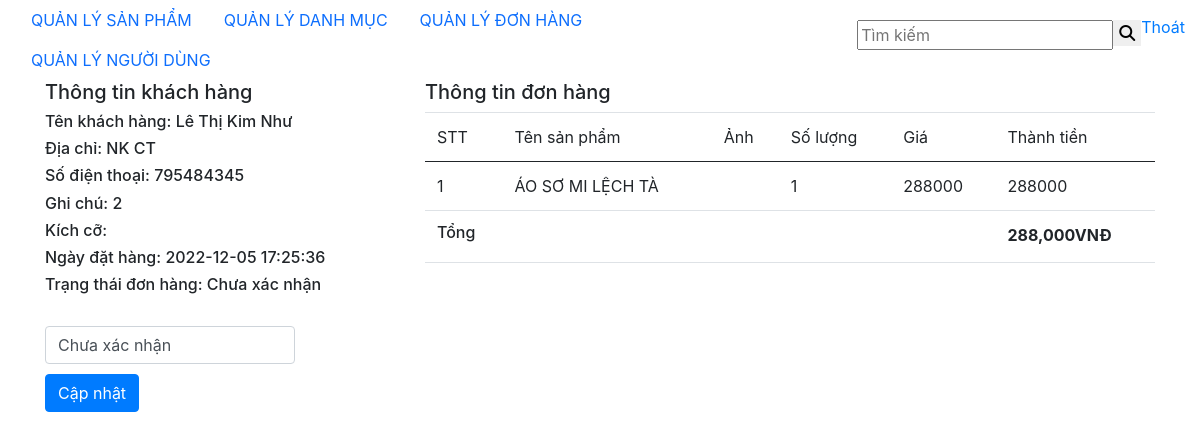
The app's page /admin/order-detail.php?id=110 with its own data.
### tables this page shows
CREATE TABLE `users` (
  `id` int(11) NOT NULL,
  `username` varchar(100) NOT NULL,
  `fullname` varchar(50) NOT NULL,
  `email` varchar(100) NOT NULL,
  `password` varchar(100) NOT NULL
);

CREATE TABLE `order` (
  `id` int(10) NOT NULL,
  `id_user` varchar(10) NOT NULL,
  `note` text NOT NULL,
  `address` varchar(50) NOT NULL,
  `phone` int(20) NOT NULL,
  `total` float NOT NULL,
  `status` int(11) NOT NULL,
  `date` datetime NOT NULL
);

CREATE TABLE `order_detail` (
  `id` int(10) NOT NULL,
  `id_or` int(10) NOT NULL,
  `id_pro` int(10) NOT NULL,
  `quantity` int(10) NOT NULL,
  `price` int(10) NOT NULL
);

CREATE TABLE `products` (
  `pr_id` int(50) NOT NULL,
  `pr_name` varchar(50) NOT NULL,
  `image` longblob NOT NULL,
  `price` int(100) NOT NULL,
  `percent` int(20) NOT NULL,
  `sale_price` int(20) NOT NULL,
  `quantity` int(50) NOT NULL,
  `description` varchar(50) NOT NULL,
  `brand_id` int(5) NOT NULL
);

### cart-function.php (called while the page is built, shortened)
<?php
    function total_price($cart){
        $total_price = 0;
        foreach ($cart as $key => $value){
            $total_price += $value['quantity'] * $value['price'];
        }
        return $total_price;
    }
?>

### admin/order-detail.php (the view, shortened to what this page needs)
<?php
    include 'header.php';
    include 'admin_server.php';
    include '../cart-function.php';
    if(isset($_GET['id'])){
        $id = $_GET['id'];
        $query_order = mysqli_query($db, "SELECT * FROM `order` WHERE `id` = $id");
        $order = mysqli_fetch_assoc($query_order);
        $id_user = $order['id_user'];
        $query_customer = mysqli_query($db, "SELECT * FROM `users` WHERE `id` = $id_user");
        $customer = mysqli_fetch_assoc($query_customer);
        $product = mysqli_query($db, "SELECT order_detail.id_or, order_detail.price, order_detail.quantity,
        products.image, products.pr_name FROM order_detail JOIN products ON order_detail.id_pro = products.pr_id
        WHERE order_detail.id_or = $id ");
    }
?>
<!DOCTYPE html>
<html lang="en">
<head>
    <link rel="stylesheet" href="https://cdn.jsdelivr.net/npm/bootstrap@4.3.1/dist/css/bootstrap.min.css">
</head>
<body>
<div class="container">
    <div class="row">
        <div class="col-md-4">
            <div class="panel panel-info">
                <div class="panel-heading">
                    <h5 class="panel-title">Thông tin khách hàng</h5>
                </div>
                <div class="panel-boy text-left">
                    <h6>Tên khách hàng: <?php echo $customer['fullname']?></h6>
                    <h6>Địa chỉ: <?php echo $order['address']?></h6>
                    <h6>Số điện thoại: <?php echo $order['phone']?></h6>
                    <h6>Ghi chú: <?php echo $order['note']?></h6>
                    <h6>Kích cỡ: <?php echo $order['size']?></h6>
                    <h6>Ngày đặt hàng: <?php echo $order['date']?></h6>
                    <h6>Trạng thái đơn hàng: <?php if($order['status'] == 0){?>
                            Chưa xác nhận
                        <?php }elseif($order['status'] == 1){?>
                            Đã xác nhận
                            <?php }elseif($order['status'] == 2){?>
                                Đang giao hàng
                                <?php }elseif($order['status'] == 3){?>
                                    Giao hàng thành công
                                    <?php }elseif($order['status'] == 4){?>
                                        Giao hàng không thành công
                                        <?php }?>
                    </h6>
                        <form action="" method="post">
                            <select name="status" id="" class="form-control" style="width:250px; margin-bottom:10px;">
                                <option value="0">Chưa xác nhận</option>
                            </select>
                            <button class="btn btn-primary">Cập nhật</button>
                        </form>
                </div>
            </div>
        </div>
        <div class="col-md-8">
            <div class="panel panel-info">
                <div class="panel-heading">
                    <h5 class="panel-title">Thông tin đơn hàng</h5>
                </div>
                <div class="panel-body">
                    <table class="table table-hover">
                        <thead>
                            <tr>
                                <td>STT</td>
                                <td>Tên sản phẩm</td>
                                <td>Ảnh</td>
                                <td>Số lượng</td>
                                <td>Giá</td>
                                <td>Thành tiền</td>
                            </tr>
                        </thead>
                        <tbody>
                            <?php foreach ($product as $key => $value):?>
                                <tr>
                                    <td><?php echo $key +1?></td>
                                    <td><?php echo $value['pr_name']?></td>
                                    <td><img src="images/<?php echo $value['image']?>" alt="" width="100px"></td>
                                    <td><?php echo $value['quantity']?></td>
                                    <td><?php echo $value['price']?></td>
                                    <td><?php echo $value['quantity']*$value['price']?></td>
                                </tr>
                            <?php endforeach ?>
                            <tr>
                                <td><h6>Tổng</h6></td>
                                <td></td>
                                <td></td>
                                <td></td>
                                <td></td>
                                <td><b><?php echo number_format(total_price($product))?>VNĐ</b></td>
                            </tr>
                        </tbody>
                    </table>
                </div>
            </div>
        </div>
    </div>
</div>
</body>
</html>

### records on screen
users: fullname "Lê Thị Kim Như"
order: address "NK CT", phone "795484345", note "2", date "2022-12-05 17:25:36"
order_detail: products.pr_name "ÁO SƠ MI LỆCH TÀ", quantity "1", price "288000", $value['quantity']*$value['price'] "288000"

### other values on screen
total_price($product) "288,000"
